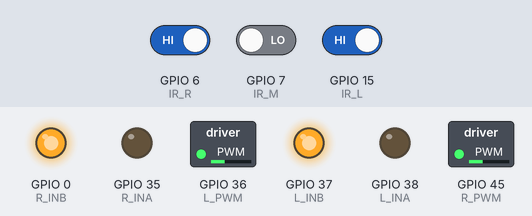
This sketch was run on a simulated ESP32-S3. Parts: switched loads named in the sketch (green lamp = pin HIGH), output pins drawn as LEDs (lit = HIGH). The inputs (shaded band) are chosen by the test bench; at power-on: GPIO 6 (IR_R) HIGH, GPIO 7 (IR_M) LOW, GPIO 15 (IR_L) HIGH. What the sketch prints to the serial monitor is not drawn.

Above: at 0.1 s.
Timing chart, 0 to 1.6 s (numbered marks = the images above):
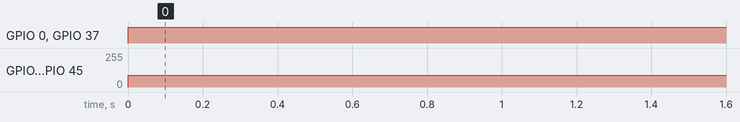

Measured:
- by itself, GPIO 0 (R_INB), GPIO 37 (L_INB): LOW → HIGH at 0.00 s
- by itself, GPIO 36 (L_PWM), GPIO 45 (R_PWM): 0/255 → 87/255 at 0.00 s

The sketch:

gemini.ino
```cpp
#include <Arduino.h>

/* =========================================================
   1. PIN DEFINITIONS
   ========================================================= */
static const int L_INA = 38;
static const int L_INB = 37;
static const int L_PWM = 36;
static const int ENC_L = 4;

static const int R_INA = 35;
static const int R_INB = 0; // Note: GPIO 0 is a strapping pin
static const int R_PWM = 45;
static const int ENC_R = 5;

static const int IR_L = 15;
static const int IR_M = 7;
static const int IR_R = 6;

/* =========================================================
   2. CONFIGURATION & TUNING
   ========================================================= */
const int PWM_FREQ = 20000;
const int PWM_RES  = 10; // 0-1023

// ADJUST THESE TO TUNE PERFORMANCE
float Kp = 0.1;  // Proportional: How hard it turns when error occurs
float Ki = 0.005;   // Integral: Fixes long-term drift
float Kd = 0.05;   // Derivative: Dampens oscillation/shaking

int BASE_SPEED = 350;   // Speed on straight line (0-1023)
int MAX_SPEED  = 650;   // Maximum speed limit

// Sensor Logic
const bool BLACK_LINE = false; // Set false if sensors output LOW on black

/* =========================================================
   3. GLOBAL VARIABLES
   ========================================================= */
int lastError = 0;
float integral = 0;

/* =========================================================
   4. MOTOR FUNCTIONS
   ========================================================= */
void setMotorSpeed(int left, int right) {
  // Constrain to prevent PWM overflow
  left = constrain(left, -MAX_SPEED, MAX_SPEED);
  right = constrain(right, -MAX_SPEED, MAX_SPEED);

  // Left Motor
  if (left >= 0) {
    digitalWrite(L_INA, HIGH);
    digitalWrite(L_INB, LOW);
    ledcWrite(L_PWM, left);
  } else {
    digitalWrite(L_INA, LOW);
    digitalWrite(L_INB, HIGH);
    ledcWrite(L_PWM, abs(left));
  }

  // Right Motor
  if (right >= 0) {
    digitalWrite(R_INA, HIGH);
    digitalWrite(R_INB, LOW);
    ledcWrite(R_PWM, right);
  } else {
    digitalWrite(R_INA, LOW);
    digitalWrite(R_INB, HIGH);
    ledcWrite(R_PWM, abs(right));
  }
}

/* =========================================================
   5. SETUP & LOOP
   ========================================================= */
void setup() {
  Serial.begin(115200);

  // Motor Output Setup
  pinMode(L_INA, OUTPUT); pinMode(L_INB, OUTPUT);
  pinMode(R_INA, OUTPUT); pinMode(R_INB, OUTPUT);

  ledcAttach(L_PWM, PWM_FREQ, PWM_RES);
  ledcAttach(R_PWM, PWM_FREQ, PWM_RES);

  // Sensor Input Setup
  pinMode(IR_L, INPUT);
  pinMode(IR_M, INPUT);
  pinMode(IR_R, INPUT);

  Serial.println("Robot Initialized. Open Serial Plotter (115200) to see debug data.");
}

void loop() {
  // 1. Read Sensors
  bool sL = (digitalRead(IR_L) == (BLACK_LINE ? HIGH : LOW));
  bool sM = (digitalRead(IR_M) == (BLACK_LINE ? HIGH : LOW));
  bool sR = (digitalRead(IR_R) == (BLACK_LINE ? HIGH : LOW));

  // 2. Calculate Weighted Error
  // (L M R) -> Error Value
  int error = 0;
  if (!sL && sM && !sR)  error = 0;   // Centered
  else if (sL && sM)     error = -1;  // Slightly Left
  else if (sL && !sM)    error = -2;  // Hard Left
  else if (sM && sR)     error = 1;   // Slightly Right
  else if (!sM && sR)    error = 2;   // Hard Right
  else if (!sL && !sM && !sR) {       // Lost line
    error = (lastError > 0) ? 3 : -3;
  }

  // 3. PID Math
  integral += error;
  integral = constrain(integral, -100, 100); // Prevent integral windup
  float derivative = error - lastError;
  float correction = (Kp * error) + (Ki * integral) + (Kd * derivative);

  // 4. Determine Driving Direction
  // Since sensors are 250mm behind wheels, we drive in the direction of the sensors.
  // We use negative BASE_SPEED to go "backward" toward the sensors.
  int leftMotorSpeed  = -BASE_SPEED + correction;
  int rightMotorSpeed = -BASE_SPEED - correction;

  setMotorSpeed(leftMotorSpeed, rightMotorSpeed);

  // 5. PLOTTER DEBUGGING
  // Format: Name:Value,Name:Value
  Serial.print("Error:");      Serial.print(error);      Serial.print(",");
  Serial.print("Correction:"); Serial.print(correction); Serial.print(",");
  Serial.print("L_PWM:");      Serial.print(leftMotorSpeed); Serial.print(",");
  Serial.print("R_PWM:");      Serial.println(rightMotorSpeed);

  lastError = error;
  delay(10); // 100Hz Refresh rate
}
```
